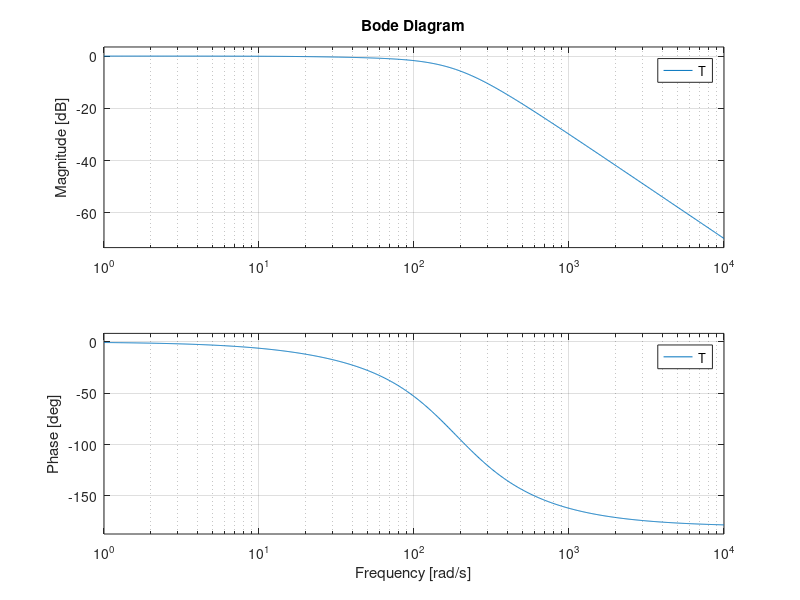

Recreate this plot in MATLAB.
clear all
close all

G = tf([0.333], [0.005 0.189]);
%bode(G)

G1 = tf([0.333], [0.005 0.189 0]);
%hold on
%bode(G1)

Kp = 158.5;
G2 = Kp * G1;
%bode(G2)

dphi = 75-21;
omegam = 100;
tp = tan((dphi * pi) / 180);
beta = tp + sqrt(tp.^2 + 1);

C = beta * tf([1 omegam/beta], [1 beta*omegam]);
G3 = G2 * C;
%bode(G3)

T = feedback(G3, 1)
bode(T)
